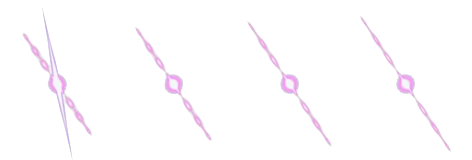
#> input picture resources/s.png, 472 x 160 px
$ python process.py
#> lines starting #> are read from the running program, lines starting #| are printed output that depends on the picture
from PIL import Image
import os
image = Image.open("s.png")
#> image is the input picture: PIL image 472x160 RGBA; mean R, G, B, A 9.5, 4.3, 10, 5.6
width, height = image.size
#> width = 472; height = 160


count = 0

t = width / 4
#> t = 118
m = height
#> m = 160
folder = "攻擊"
for i in range(int(height / height)):
	for j in range(int(4)):
		image.crop((t * j,m * i,t * (j + 1),m * (i + 1))).convert('RGBA').save(folder + "/sword50 %s.png" % str(j))
#> this loop made 1 pass
#> pass 1, `image.crop((t * j,m * i,t * (j + 1),m * (i + 1))).convert('RGBA').save..`:
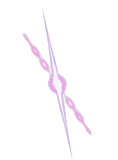
#> saved as sword50 0.png: PIL image 118x160 RGBA; mean R, G, B, A 12.7, 7, 14.3, 8.5; transparent parts drawn white
#> pass 1, `image.crop((t * j,m * i,t * (j + 1),m * (i + 1))).convert('RGBA').save..`:
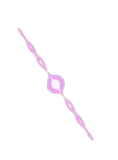
#> saved as sword50 1.png: PIL image 118x160 RGBA; mean R, G, B, A 8.4, 3.4, 8.6, 4.8; transparent parts drawn white
#> pass 1, `image.crop((t * j,m * i,t * (j + 1),m * (i + 1))).convert('RGBA').save..`:
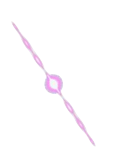
#> saved as sword50 2.png: PIL image 118x160 RGBA; mean R, G, B, A 8.4, 3.4, 8.7, 4.7; transparent parts drawn white
#> pass 1, `image.crop((t * j,m * i,t * (j + 1),m * (i + 1))).convert('RGBA').save..`:
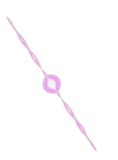
#> saved as sword50 3.png: PIL image 118x160 RGBA; mean R, G, B, A 8.4, 3.5, 8.5, 4.5; transparent parts drawn white
